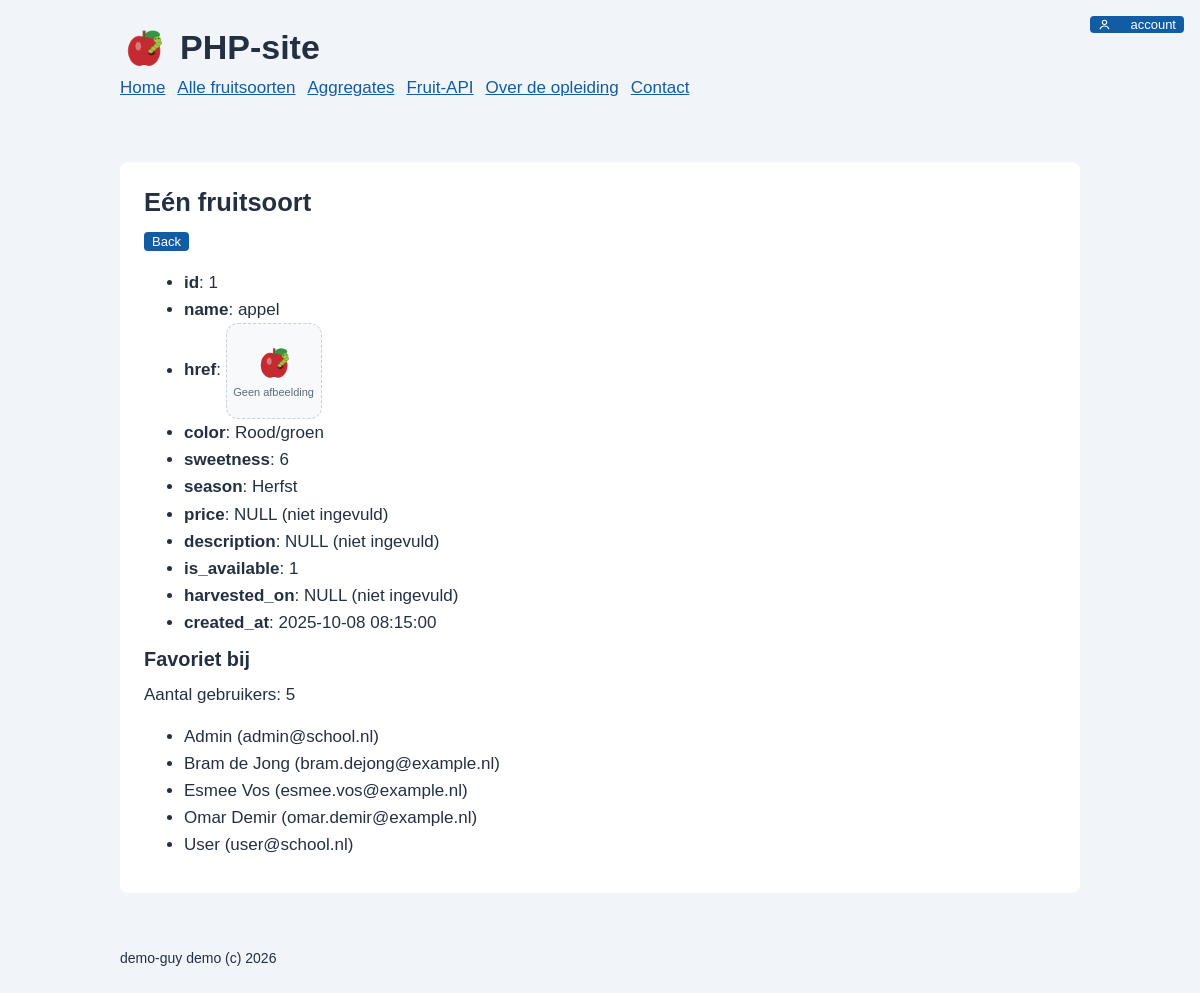
/index.php?controller=fruits_show&id=1, run on the app's committed database.
### tables this page shows
CREATE TABLE fruits (
    id INT UNSIGNED NOT NULL AUTO_INCREMENT,
    name VARCHAR(100) NOT NULL,
    href VARCHAR(190) NOT NULL,
    color VARCHAR(80) NOT NULL,
    sweetness TINYINT UNSIGNED NOT NULL,
    season VARCHAR(40) NOT NULL,
    price DECIMAL(6,2) NULL DEFAULT NULL,
    description TEXT NULL,
    is_available BOOLEAN NOT NULL DEFAULT TRUE,
    harvested_on DATE NULL DEFAULT NULL,
    created_at DATETIME NOT NULL DEFAULT CURRENT_TIMESTAMP,
    PRIMARY KEY (id)
);

CREATE TABLE users (
    id INT UNSIGNED NOT NULL AUTO_INCREMENT,
    name VARCHAR(100) NOT NULL,
    email VARCHAR(190) NOT NULL,
    password CHAR(40) NOT NULL,
    favorite_fruit_id INT UNSIGNED NULL DEFAULT NULL,
    created_at DATETIME NOT NULL DEFAULT CURRENT_TIMESTAMP,
    blocked_at DATETIME NULL DEFAULT NULL,
    updated_at DATETIME NULL DEFAULT NULL,
    deleted_at DATETIME NULL DEFAULT NULL,
    PRIMARY KEY (id),
    UNIQUE KEY users_email_unique (email),
    CONSTRAINT fk_users_favorite_fruit
        FOREIGN KEY (favorite_fruit_id) REFERENCES fruits (id)
        ON UPDATE CASCADE
        ON DELETE SET NULL
);

### app/lib/helpers/base_path.php (called while the page is built, shortened)
<?php
function basePath(string $path = ''): string
{
    $base = './..';
    return $base . '/' . ltrim($path, '/');
}

### app/lib/read_config.php (called while the page is built, shortened)
<?php
function readConfig(): array
{
    require_once basePath('app/lib/helpers/escape.php');
    require_once basePath('app/lib/helpers/fruit_image.php');
    if (defined('CONFIG')) {
        return CONFIG;
    }
    $config = [];
    $files = glob(basePath('app/config/*.php'));
    if ($files !== false) {
        foreach ($files as $file) {
            $values = require $file;
            if (is_array($values)) {
                $config = array_merge($config, $values);
            }
        }
    }
    return CONFIG;
}

### app/config/config.php (called while the page is built)
<?php
return [
    'site' => [
        'name' => 'PHP-site',
        'title' => 'php school-site',
        'author' => 'demo-guy',
    ],
    'seo' => [
        'description' => 'Demo-site van de PHP-opleiding met fruitsoorten uit de database.',
        'keywords' => 'php, school, fruit, mysqli',
        'robots' => 'index, follow',
    ],
    'database' => [
        'host' => '127.0.0.1',
        'port' => 3306,
        'username' => 'root',
        'password' => '',
        'database' => 'school_db',
        'charset' => 'utf8mb4',
    ],
    'css' => [
        'directory' => basePath('public/css'),
        'pattern' => '*.css',
        'href' => 'css',
    ],
];

### app/lib/helpers/escape.php (called while the page is built, shortened)
<?php
function escape(mixed $value): string
{
    return htmlspecialchars((string) $value, ENT_QUOTES, 'UTF-8');
}

### app/lib/trigger.php (called while the page is built, shortened)
<?php
function triggerController()
{
    if (empty($_GET['controller'])) {
        $controller = 'home';
    } else {
        $controller = $_GET['controller'];
    }
    $path = basePath('app/controllers/' . $controller . '.php');
    include $path;
}

### app/lib/db_mysqli/db_query.php (called while the page is built, shortened)
<?php
function dbQuery($connection, string $sql)
{
    $result = mysqli_query($connection, $sql);
    $rows = [];
    while ($row = mysqli_fetch_assoc($result)) {
        $rows[] = $row;
    }
    return $rows;
}

### app/controllers/fruits_show.php (the view, shortened to what this page needs)
<?php
$getId = '';
if (isset($_GET['id'])) {
    $getId = $_GET['id'];
}
$id = $getId;
$id = (int) $id;
$sql = 'SELECT * FROM `fruits` WHERE `id` = ' . $id;
$connection = dbConnect();
$result = dbQuery($connection, $sql);
$fruit = (is_array($result) && isset($result[0])) ? $result[0] : null;
$favoriteSql = 'SELECT `name`, `email` FROM `users` WHERE `favorite_fruit_id` = ' . $id . ' ORDER BY `name` ASC';
$favoriteCountSql = 'SELECT COUNT(*) AS favorite_total FROM `users` WHERE `favorite_fruit_id` = ' . $id;
$favoriteResult = dbQuery($connection, $favoriteSql);
$favoriteUsers = is_array($favoriteResult) ? $favoriteResult : [];
$favoriteCountResult = dbQuery($connection, $favoriteCountSql);
$favoriteCountRow = (is_array($favoriteCountResult) && isset($favoriteCountResult[0]))
    ? $favoriteCountResult[0]
    : ['favorite_total' => 0];
?>
<h2>Eén fruitsoort</h2>
<p><a class="back-button" href="?controller=fruits_index">Back</a></p>
<?php if ($fruit === null): ?>
    <p class="message">Geen record met id <?= $id ?>.</p>
<?php else: ?>
    <ul>
        <?php foreach ($fruit as $column => $value): ?>
            <?php if ($column === 'href' && is_string($value) && $value !== ''): ?>
                <li><strong><?= escape($column) ?></strong>: <?= fruitImage($value, (string) $fruit['name']) ?></li>
            <?php else: ?>
                <?php $displayValue = $value === null ? 'NULL (niet ingevuld)' : (string) $value; ?>
                <li><strong><?= escape($column) ?></strong>: <?= escape($displayValue) ?></li>
            <?php endif; ?>
        <?php endforeach; ?>
    </ul>
    <h3>Favoriet bij</h3>
    <p>Aantal gebruikers: <?= (int) $favoriteCountRow['favorite_total'] ?></p>
    <?php if ($favoriteUsers === []): ?>
        <p>Niemand heeft dit fruit als favoriet.</p>
    <?php else: ?>
        <ul>
            <?php foreach ($favoriteUsers as $favoriteUser): ?>
                <li><?= escape($favoriteUser['name']) ?> (<?= escape($favoriteUser['email']) ?>)</li>
            <?php endforeach; ?>
        </ul>
    <?php endif; ?>
<?php endif; ?>

### public/index.php (shortened to what this page needs)
<?php
require_once './../app/lib/helpers/base_path.php';
require_once basePath('app/lib/helpers/escape.php');
require_once basePath('app/lib/read_config.php');
require_once basePath('app/lib/db_mysqli/db_connect.php');
require_once basePath('app/lib/db_mysqli/db_query.php');
require_once basePath('app/lib/trigger.php');
require_once basePath('app/lib/css_links.php');
$config = readConfig();
?>
<!DOCTYPE html>
<html lang="nl">
<head>
    <?= cssLinks() ?>
</head>
<body>
    <a class="account-button" href="?controller=logon">
        <svg class="account-icon" width="1em" height="1em" viewBox="0 0 24 24" aria-hidden="true"><circle cx="12" cy="8" r="4"></circle><path d="M4 20c1.6-3.6 4.4-5.2 8-5.2s6.4 1.6 8 5.2"></path></svg>
        <span>&emsp;account</span>
    </a>
    <header>
        <div class="site-brand">
            <img class="site-logo" src="images/logo/logo.png" alt="" width="48" height="48">
            <h1><?= escape($config['site']['name']) ?></h1>
        </div>
        <nav aria-label="Controller-menu">
            <a href="?controller=home">Home</a>
            <a href="?controller=fruits_index">Alle fruitsoorten</a>
            <a href="?controller=fruits_aggregate">Aggregates</a>
            <a href="?controller=fruits_api">Fruit-API</a>
            <a href="?controller=about">Over de opleiding</a>
            <a href="?controller=contact">Contact</a>
        </nav>
    </header>
    <main>
        <article>
            <?php triggerController(); ?>
        </article>
    </main>
    <footer>
        <p><?= escape($config['site']['author']) ?> demo (c) <?= date('Y') ?></p>
    </footer>
</body>
</html>

### app/lib/css_links.php (shortened to what this page needs)
<?php
function cssLinks(): string
{
    $cssConfig = CONFIG['css'];
    $files = glob($cssConfig['directory'] . '/' . $cssConfig['pattern']);
    $html = '';
    foreach ($files as $file) {
        $href = $cssConfig['href'] . '/' . basename($file);
        $html .= '<link rel="stylesheet" href="' . htmlspecialchars($href, ENT_QUOTES, 'UTF-8') . '">' . "\n";
    }
    return $html;
}

### app/lib/helpers/fruit_image.php (shortened to what this page needs)
<?php
function fruitImage(string $href, string $name): string
{
    $relativeImage = str_replace('\\', '/', $href);
    $imageFile = basePath('public/' . ltrim($relativeImage, '/'));
    $imagesDir = realpath(basePath('public/images'));
    $realImage = realpath($imageFile);
    $imageExists = $imagesDir !== false
        && $realImage !== false
        && is_file($realImage)
        && str_starts_with($realImage, $imagesDir . DIRECTORY_SEPARATOR);
    return '<span class="fruit-placeholder"><img src="images/logo/logo.png" alt="" width="40" height="40"><span>Geen afbeelding</span></span>';
}

### public/css/style.css (style rules this page uses)
* { box-sizing: border-box; }
html { height: 100%; }
body { margin: 0; height: 100%; display: flex; flex-direction: column; overflow: hidden; color: #243042; background: #f1f4f8; font: 17px/1.6 Arial, sans-serif; }
header, main, footer { width: 100%; max-width: 1000px; margin-right: auto; margin-left: auto; padding: 20px; }
header, footer { flex: 0 0 auto; }
main { flex: 1 1 auto; min-height: 0; display: flex; flex-direction: column; }
header h1 { margin: 0; }
.site-brand { display: flex; flex-direction: row; align-items: center; gap: 12px; }
img.site-logo { display: block; width: 48px; height: 48px; }
.fruit-placeholder { display: inline-flex; flex-direction: column; align-items: center; justify-content: center; gap: 4px; width: 96px; height: 96px; border: 1px dashed #c5d0dc; border-radius: 12px; background: #f7f9fb; color: #5c6b7a; font-size: 11px; line-height: 1.2; text-align: center; vertical-align: middle; }
.fruit-placeholder img { display: block; width: 40px; height: 40px; }
a.account-button { position: fixed; top: 16px; right: 16px; z-index: 2; display: inline-flex; flex-direction: row; flex-wrap: nowrap; align-items: center; gap: 6px; padding: 2px 8px; border-radius: 4px; background: #125ca4; color: white; font-size: 13px; line-height: 1; white-space: nowrap; text-decoration: none; }
a.account-button .account-icon { display: block; width: 1em; height: 1em; flex: 0 0 auto; fill: none; stroke: currentColor; stroke-width: 2; stroke-linecap: round; }
article { flex: 1 1 auto; width: 100%; min-height: 0; display: flex; flex-direction: column; overflow-x: hidden; overflow-y: auto; padding: 24px; background: white; border-radius: 8px; }
nav { display: flex; flex-wrap: wrap; gap: 12px; margin-bottom: 20px; }
a { color: #125ca4; }
article > h2, article > h3, article > p, article > ul, article > ol, article > pre { margin-top: 0; margin-bottom: 8px; }
h2, h3 { line-height: 1.3; }
footer { font-size: 14px; }
a.back-button { display: inline-block; margin: 0; padding: 2px 8px; border-radius: 4px; background: #125ca4; color: white; font-size: 13px; line-height: 1.2; text-decoration: none; }
article > ul { margin: 0.4em 0 0.6em; }

### data on the page
fruits: id "1", name "appel", color "Rood/groen", sweetness "6", season "Herfst", price "NULL (niet ingevuld)", description "NULL (niet ingevuld)", is_available "1", harvested_on "NULL (niet ingevuld)", created_at "2025-10-08 08:15:00"
users: name "Admin", email "admin@school.nl"
users: name "Bram de Jong", email "bram.dejong@example.nl"
users: name "Esmee Vos", email "esmee.vos@example.nl"
users: name "Omar Demir", email "omar.demir@example.nl"
users: name "User", email "user@school.nl"

### other printed values
$config['site']['name'] "PHP-site"
$column "id"
$column "name"
$column "href"
$column "color"
$column "sweetness"
$column "season"
$column "price"
$column "description"
$column "is_available"
$column "harvested_on"
$column "created_at"
$favoriteCountRow['favorite_total'] "5"
$config['site']['author'] "demo-guy"
